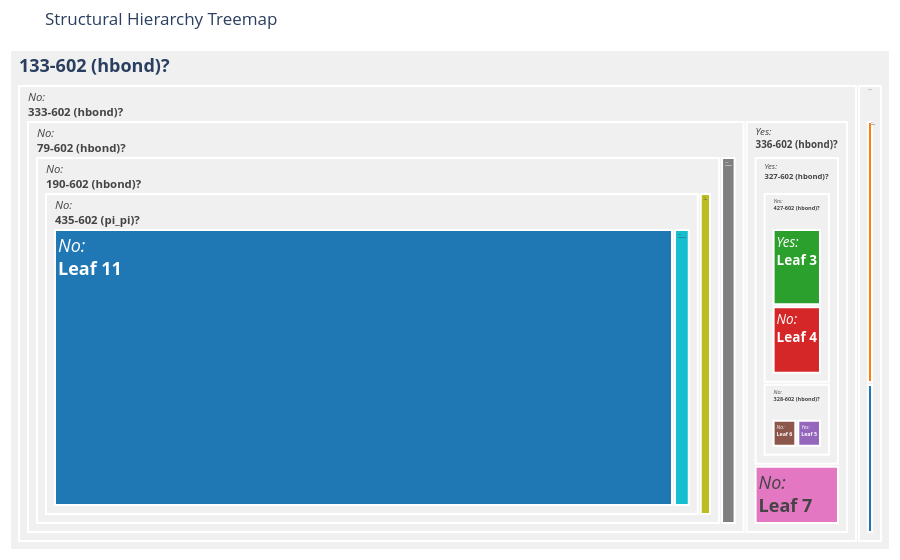

Notebook source saved alongside this figure:
### Code cell
import json
import numpy as np
import plotly.express as px
import plotly.graph_objects as go

# 1. Data Loading
with open('output/tree.json', 'r') as f:
    tree_data = json.load(f)

# 2. Setup Coloring based strictly on leaf_id
# Helper function to scan the JSON and find all unique leaf IDs
def get_all_leaf_ids(node):
    if node.get("leaf"):
        return [node.get("leaf_id")]
    leaves = []
    if "left" in node: leaves.extend(get_all_leaf_ids(node["left"]))
    if "right" in node: leaves.extend(get_all_leaf_ids(node["right"]))
    return leaves

unique_leaves = np.sort(np.unique(get_all_leaf_ids(tree_data)))

colors_palette = px.colors.qualitative.D3
# Map colors directly to the leaf_id
leaf_color_map = {l: colors_palette[i % len(colors_palette)] for i, l in enumerate(unique_leaves)}

def parse_node(node, parent_id=None, connection="ROOT"):
    node_id = str(id(node))
    val = node.get("n_frames", 1)

    # 1. Fix the "If Yes/No" logic to refer to the branch taken
    path_info = ""
    if connection == "PRESENT":
        path_info = "<i>Yes:</i><br>"
    elif connection == "ABSENT":
        path_info = "<i>No:</i><br>"

    if not node.get("leaf"):
        # 2. Renumber the feature
        raw_rule = node.get("rule", {}).get("name", "Split")
        rule_name = rename_map.get(raw_rule, raw_rule)

        display_label = f"{path_info}<b>{rule_name}?</b>"
        # 3. Clean structural color (Light Grey for decision nodes)
        node_color = "rgb(240, 240, 240)"
    else:
        # Leaf nodes (No more macrostate mapping here)
        leaf_id = node.get("leaf_id")

        # 1-based indexing in the plot cells
        display_label = f"{path_info}<b>Leaf {leaf_id+1}</b>"
        node_color = leaf_color_map[leaf_id]

    ids.append(node_id)
    labels.append(display_label)
    parents.append(parent_id)
    values.append(val)
    colors.append(node_color)

    if "left" in node:
        parse_node(node["left"], node_id, connection="PRESENT")
    if "right" in node:
        parse_node(node["right"], node_id, connection="ABSENT")

# Clear and parse
ids, labels, parents, values, colors = [], [], [], [], []
parse_node(tree_data)

# 4. Create the Treemap with larger font and crisp lines
fig = go.Figure(go.Treemap(
    ids=ids,
    labels=labels,
    parents=parents,
    values=values,
    branchvalues="total",
    marker=dict(
        colors=colors,
        line=dict(color='white', width=2)
    ),
    # Use 'textinfo' and 'textfont' to fix the small font issue
    textinfo="label",
    textfont=dict(size=18),
    hovertemplate='<b>%{label}</b><br>Frames: %{value}<extra></extra>'
))

fig.update_layout(
    title="Structural Hierarchy Treemap",
    template="plotly_white",
    margin=dict(t=50, l=10, r=10, b=10)
)

fig.show(config={'displayModeBar': False})

### Figure 1 — Plotly figure (JSON) as saved in the notebook; plotly's stock layout.template omitted (floating-point values rounded to 4 significant figures)
{"data": [{"branchvalues": "total", "hovertemplate": "<b>%{label}</b><br>Frames: %{value}<extra></extra>", "ids": ["140357965063488", "140357970621760", "140345085303936", "140345085303872", "140345085301568", "140345085297600", "140345085300992", "140345085306560", "140345085304832", "140345085300672", "140345085298240", "140345090904256", "140345090905792", "140345090913408", "140345090902720", "140345090915904", "140345090908288", "140345090914944", "140345090914432", "140345090915392", "140345090901952"], "labels": ["<b>133-602 (hbond)?</b>", "<i>Yes:</i><br><b>139-602 (hbond)?</b>", "<i>Yes:</i><br><b>Leaf 1</b>", "<i>No:</i><br><b>Leaf 2</b>", "<i>No:</i><br><b>333-602 (hbond)?</b>", "<i>Yes:</i><br><b>336-602 (hbond)?</b>", "<i>Yes:</i><br><b>327-602 (hbond)?</b>", "<i>Yes:</i><br><b>427-602 (hbond)?</b>", "<i>Yes:</i><br><b>Leaf 3</b>", "<i>No:</i><br><b>Leaf 4</b>", "<i>No:</i><br><b>328-602 (hbond)?</b>", "<i>Yes:</i><br><b>Leaf 5</b>", "<i>No:</i><br><b>Leaf 6</b>", "<i>No:</i><br><b>Leaf 7</b>", "<i>No:</i><br><b>79-602 (hbond)?</b>", "<i>Yes:</i><br><b>Leaf 8</b>", "<i>No:</i><br><b>190-602 (hbond)?</b>", "<i>Yes:</i><br><b>Leaf 9</b>", "<i>No:</i><br><b>435-602 (pi_pi)?</b>", "<i>Yes:</i><br><b>Leaf 10</b>", "<i>No:</i><br><b>Leaf 11</b>"], "marker": {"colors": ["rgb(240, 240, 240)", "rgb(240, 240, 240)", "#1F77B4", "#FF7F0E", "rgb(240, 240, 240)", "rgb(240, 240, 240)", "rgb(240, 240, 240)", "rgb(240, 240, 240)", "#2CA02C", "#D62728", "rgb(240, 240, 240)", "#9467BD", "#8C564B", "#E377C2", "rgb(240, 240, 240)", "#7F7F7F", "rgb(240, 240, 240)", "#BCBD22", "rgb(240, 240, 240)", "#17BECF", "#1F77B4"], "line": {"color": "white", "width": 2}}, "parents": [null, "140357965063488", "140357970621760", "140357970621760", "140357965063488", "140345085301568", "140345085297600", "140345085300992", "140345085306560", "140345085306560", "140345085300992", "140345085298240", "140345085298240", "140345085297600", "140345085301568", "140345090902720", "140345090902720", "140345090908288", "140345090908288", "140345090914432", "140345090914432"], "textfont": {"size": 18}, "textinfo": "label", "type": "treemap", "values": [60000, 1736, 630, 1106, 58264, 7327, 6147, 4448, 2353, 2095, 1699, 849, 850, 1180, 50937, 1131, 49806, 917, 48889, 1288, 47601]}], "layout": {"margin": {"b": 10, "l": 10, "r": 10, "t": 50}, "title": {"text": "Structural Hierarchy Treemap"}}}
